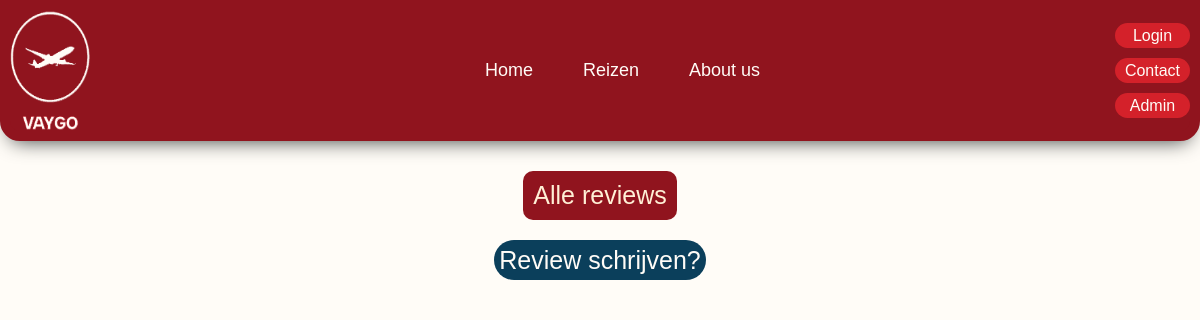
The page /allreviews.php on the database as committed earlier.
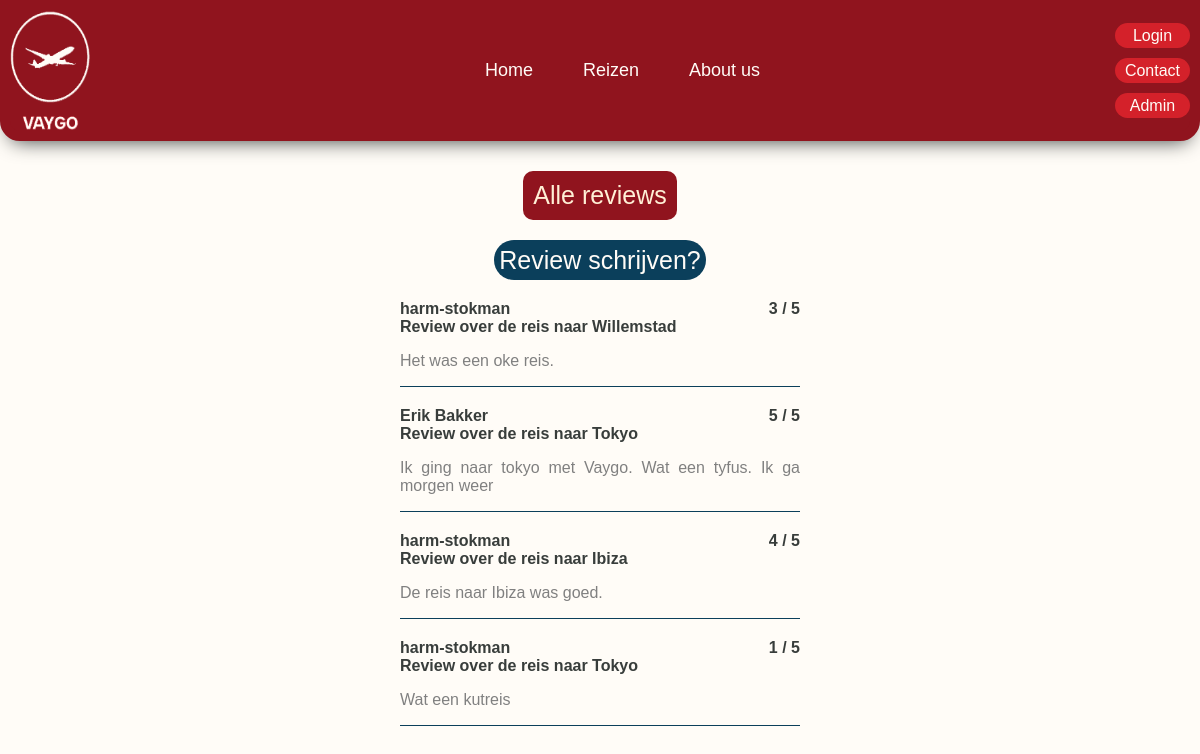
The same page on the database as committed later.
### tables this page shows
CREATE TABLE `recensies` (
  `User-id` int NOT NULL,
  `Reis-id` int NOT NULL,
  `Bericht` varchar(250) NOT NULL,
  `Beoordeling` int NOT NULL
);

CREATE TABLE `Gebruikers` (
  `User-id` int NOT NULL,
  `Gebruikersnaam` varchar(50) NOT NULL,
  `Emailadres` varchar(50) NOT NULL,
  `Wachtwoord` varchar(50) NOT NULL
);

CREATE TABLE `Reizen` (
  `Reis-id` int NOT NULL,
  `Bestemming` varchar(50) NOT NULL,
  `Land` varchar(50) NOT NULL,
  `korte-beschrijving` varchar(250) NOT NULL,
  `Prijs` int NOT NULL,
  `Vlag` varchar(250) NOT NULL,
  `Continent` varchar(50) NOT NULL,
  `Strand-en-zon` tinyint(1) NOT NULL,
  `Stedentrip` tinyint(1) NOT NULL,
  `Wintersport` tinyint(1) NOT NULL,
  `Natuur` tinyint(1) NOT NULL,
  `Cultuur` tinyint(1) NOT NULL,
  `Welkom-bericht` varchar(250) NOT NULL,
  `Historie` varchar(250) NOT NULL,
  `Wat-te-doen` varchar(250) NOT NULL,
  `Achtergrond` varchar(250) NOT NULL,
  `kaart-afbeelding` varchar(50) NOT NULL
);

### allreviews.php (the view, shortened to what this page needs)
<?php
include_once 'includes/pdo.php';
?>
<!DOCTYPE html>
<html lang="en">
<head>
    <link rel="stylesheet" href="css/style.css">
</head>
<body>
    <header>
        <img src="img/logo-vaygo.png" alt="logo Vaygo">
        <?php
        include_once 'includes/header.php';
        ?>
    </header>
    <main>
 <div class="reviews-index">
            <span class="title-block">Alle reviews</span>
            <a href="review.php"><button class="action-button">Review schrijven?</button></a>
            <?php
            $sqlreview = "SELECT * FROM recensies";
            $reviewstatement = $pdo->prepare($sqlreview);
            $reviewstatement->execute();
            $reviews = $reviewstatement->fetchAll();
            foreach ($reviews as $review) { ?>
            <?php
            $sqluserreview = "SELECT * FROM Gebruikers WHERE `User-id` = ?";
            $userreview = $pdo->prepare($sqluserreview);
            $userreview->bindParam(1, $review['User-id']);
            $userreview->execute();
            $userreviewer = $userreview->fetch();
            $sqlreisreview = "SELECT * FROM Reizen WHERE `Reis-id` = ?";
            $reisreview = $pdo->prepare($sqlreisreview);
            $reisreview->bindParam(1, $review['Reis-id']);
            $reisreview->execute();
            $reisreviewer = $reisreview->fetch();
            ?>
                <div class="one-review">
                <div class="review-header">
                    <div class="review-info">
                        <span><?php echo  $userreviewer['Gebruikersnaam'] ?> </span>
                        <span>Review over de reis naar <?php echo $reisreviewer['Bestemming'];?></span>
                    </div>
                    <span><?php echo $review['Beoordeling'] ?> / 5</span>
                </div>
                <p><?php echo $review['Bericht'] ?></p>
            </div>
           <?php } ?>
        </div>
    </main>
</body>
</html>

Rows that differ between the two databases and show on the page:
added recensies: gebruikers.Gebruikersnaam "harm-stokman", reizen.Bestemming "Willemstad", Beoordeling "3", Bericht "Het was een oke reis."
added recensies: gebruikers.Gebruikersnaam "Erik Bakker", reizen.Bestemming "Tokyo", Beoordeling "5", Bericht "Ik ging naar tokyo met Vaygo. Wat een tyfus. Ik ga morgen weer"
added recensies: gebruikers.Gebruikersnaam "harm-stokman", reizen.Bestemming "Ibiza", Beoordeling "4", Bericht "De reis naar Ibiza was goed."
added recensies: gebruikers.Gebruikersnaam "harm-stokman", reizen.Bestemming "Tokyo", Beoordeling "1", Bericht "Wat een kutreis"
